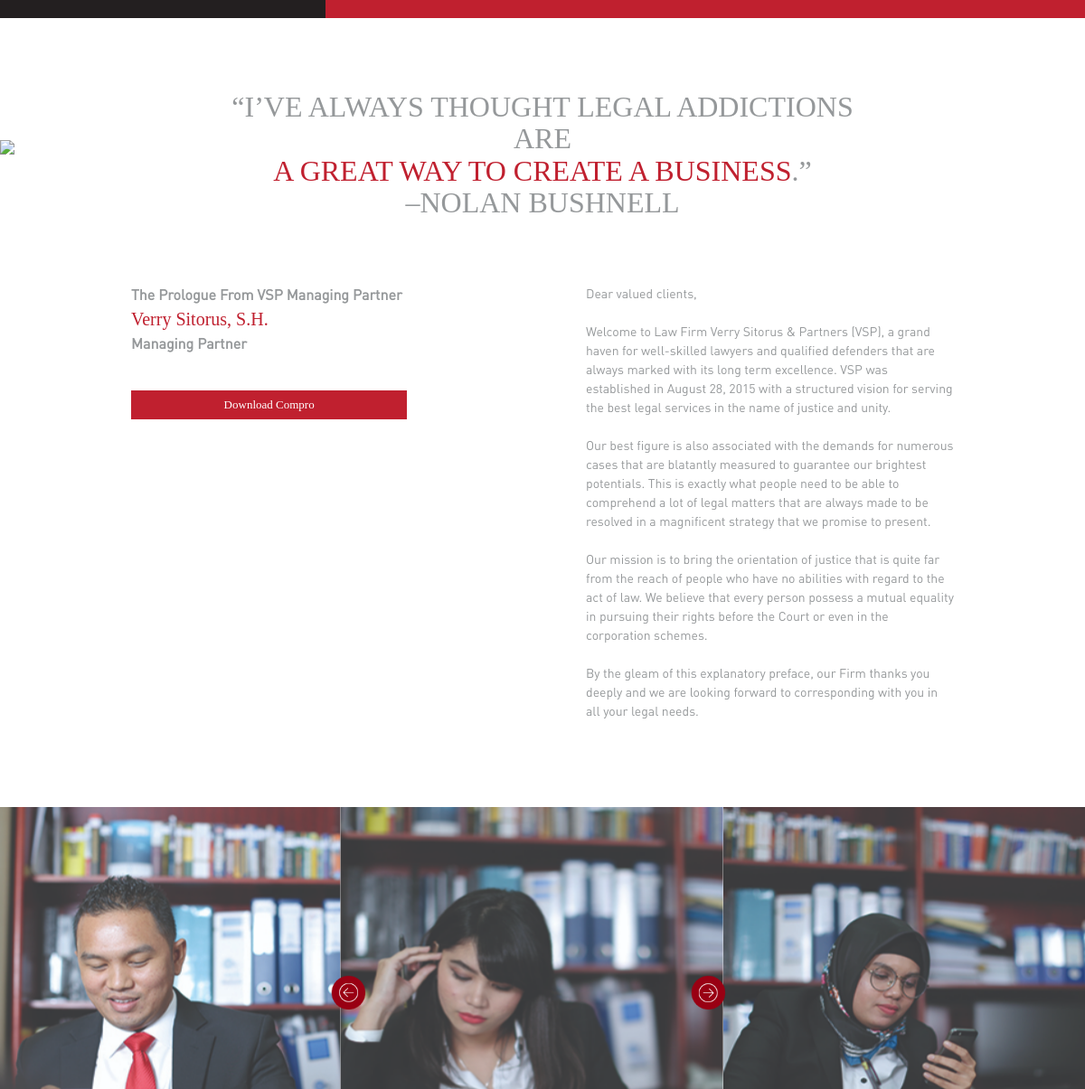
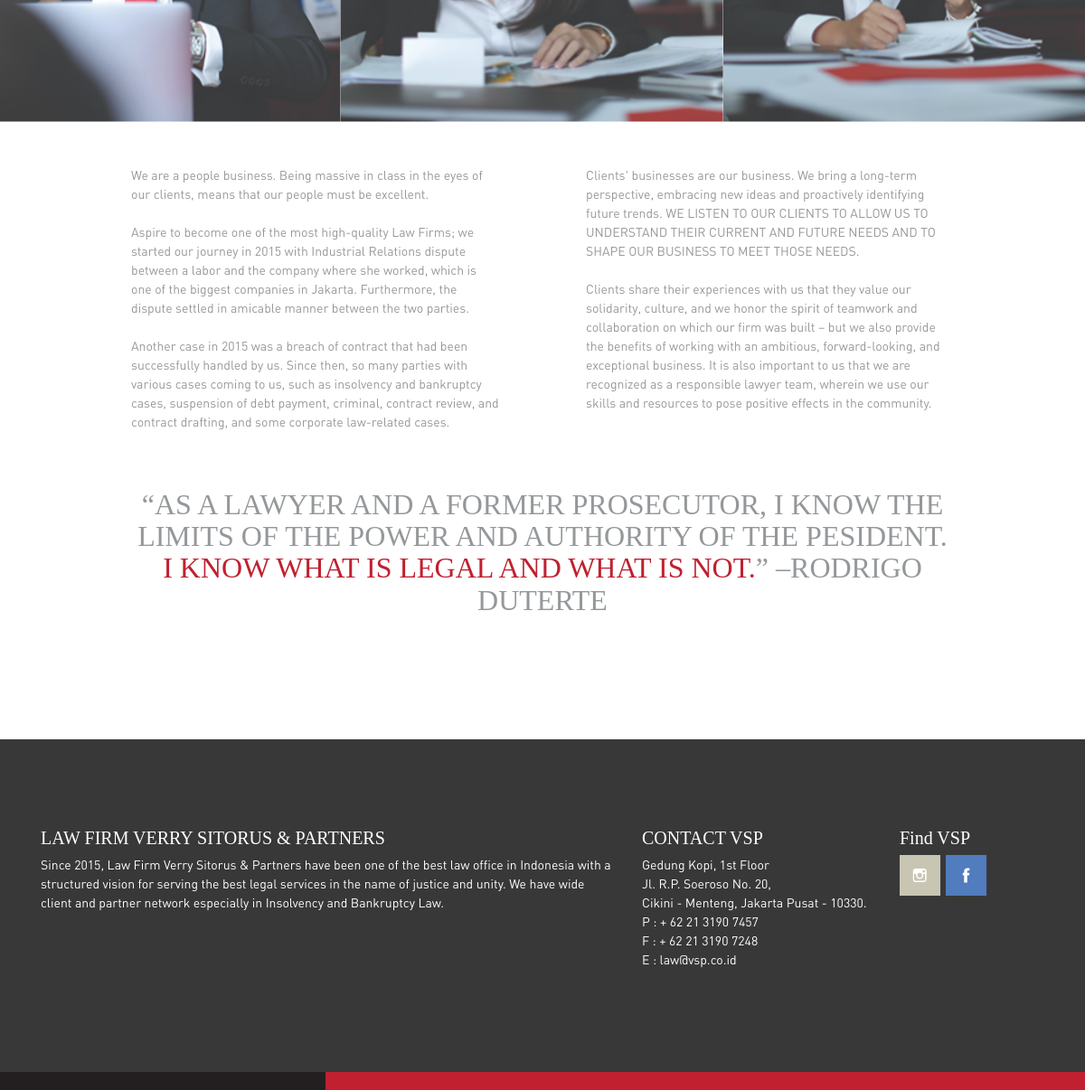
The page /aboutus.php on the database its author committed (2 pictures, top to bottom).
### tables this page shows
CREATE TABLE `teks` (
  `id` varchar(11) NOT NULL,
  `teks` mediumtext NOT NULL,
  `lokasi` varchar(20) NOT NULL
);

### aboutus.php (the view, shortened to what this page needs)
<?php
include ("config.php");
$about = "select * from teks where id like 'about%'";
$result_about = mysqli_query($db, $about);
$about = array();
while ($row = mysqli_fetch_assoc($result_about))
    $about[] = $row;
?>
<!DOCTYPE html>
<html>
    <head>
        <link rel="stylesheet" href="assets/css/bootstrap.min.css">
        <link rel="stylesheet" href="assets/css/style.css">
      </head>
      <body>
          <table class="accent-color">
              <tr>
                  <td class="black"></td>
                  <td class="red"></td>
              </tr>
          </table>
          <nav class="navbar navbar-expand-lg navbar-light navbar-vsp my-4">
              <div class="container">
                  <a class="navbar-brand" href="index.php">
                  </a>
                <div class="collapse navbar-collapse" id="navbarSupportedContent">
                  <ul class="navbar-nav ml-auto">
                      <li class="nav-item border border-top-0 border-bottom-0 border-right-0">
                        <a class="nav-link" href="index.php">HOME <span class="sr-only">(current)</span></a>
                      </li>
                      <li class="nav-item border border-top-0 border-bottom-0 border-right-0 active">
                        <a class="nav-link" href="aboutus.php">ABOUT VSP</a>
                      </li>
                      <li class="nav-item border border-top-0 border-bottom-0 border-right-0">
                        <a class="nav-link" href="expertise.php">EXPERTISE</a>
                      </li>
                      <li class="nav-item border border-top-0 border-bottom-0 border-right-0">
                        <a class="nav-link" href="client.php">CLIENT</a>
                      </li>
                      <li class="nav-item border border-top-0 border-bottom-0 border-right-0">
                        <a class="nav-link" href="lawyers.php">LAWYERS</a>
                      </li>
                      <li class="nav-item border border-top-0 border-bottom-0">
                        <a class="nav-link" href="contact.php">CONTACT</a>
                      </li>
                  </ul>
                </div>
            </div>
          </nav>
          <div class="container-fluid">
              <div class="row">
                <div class="col-lg-12" style="padding:0">
                </div>
              </div>
          </div>
          <div class="container">
            <div class="row">
                <div class="col-lg-12">
                    <div class="section">
                        <div class="row pb-3">
                            <div class="col-lg-10 mx-auto">
                                <div class="text-center">
                                    <h2>
                                        <?php echo $about[0]['teks']; ?>
                                    </h2>
                                </div>
                            </div>
                        </div>
                        <div class="row mt-5">
                            <div class="col-lg-6 pr-5">
                                <p class="din">
                                    <b>
                                        The Prologue From VSP Managing Partner<br>
                                        <span class="red" style="font-size:20px;font-weight:normal;">Verry Sitorus, S.H.</span><br>
                                        Managing Partner
                                    </b>
                                    <br><br>
                                </p>
                                <a href="#" class="btn btn-vsp btn-vsp-extended w-75" style="outline:none;border:0">Download Compro</a>
                            </div>
                            <div class="col-lg-6 pl-5">
                                <p class="text-small">
                                    <?php echo $about[1]['teks']; ?>
                              </p>
                            </div>
                        </div>
                    </div>
                </div>
            </div>
          </div>
            <div id="jssor_1" style="position:relative;margin:0 auto;top:0;left:0;width:1020px;height:380px;overflow:hidden;visibility:hidden;">
                <div data-u="slides" style="cursor:default;position:relative;top:0px;left:0px;width:1020px;height:380px;overflow:hidden;">
                    <div>
                        <img data-u="image" src="assets/img/a.jpg"/>
                    </div>
                    <div>
                        <img data-u="image" src="assets/img/B.jpg"/>
                    </div>
                    <div>
                        <img data-u="image" src="assets/img/E.jpg"/>
                    </div>
                </div>
                <div data-u="arrowleft" class="jssora051" style="width:65px;height:65px;top:0px;left:325px;" data-autocenter="2" data-scale="0.75" data-scale-left="0.75">
                    <svg viewbox="0 0 16000 16000" style="position:absolute;top:0;left:0;width:100%;height:100%;">
                      <img src="assets/img/prev.png" alt="prev" style="width:50%;height:50%;">
                        <polyline class="a" points="11040,1920 4960,8000 11040,14080 "></polyline>
                    </svg>
                </div>
                <div data-u="arrowright" class="jssora051" style="width:65px;height:65px;top:0px;right:320px;" data-autocenter="2" data-scale="0.75" data-scale-right="0.75">
                    <svg viewbox="0 0 16000 16000" style="position:absolute;top:0;left:0;width:100%;height:100%;">
                      <img src="assets/img/next.png" alt="prev" style="width:50%;height:50%;">
                        <polyline class="a" points="4960,1920 11040,8000 4960,14080 "></polyline>
                    </svg>
                </div>
            </div>
            <div class="container pt-5">
              <div class="row">
                  <div class="col-lg-12">
                      <div class="section mt-0 pt-0">
                          <div class="row">
                              <div class="col-lg-6 pr-5">
                                  <p class="text-small">
                                      <?php echo $about[2]['teks']; ?>
                                </p>
                              </div>
                              <div class="col-lg-6 pl-5">
                                  <p class="text-small">
                                      <?php echo $about[3]['teks']; ?>
                                  </p>
                              </div>
                          </div>
                          <div class="row mt-5">
                              <div class="col-lg-12">
                                  <div class="text-center">
                                      <h2>
                                          <?php echo $about[4]['teks']; ?>
                                      </h2>
                                  </div>
                              </div>
                          </div>
                      </div>
                  </div>
              </div>
            </div>
            <footer class="mt-5">
                <div class="container">
                    <div class="row py-5">
                        <div class="col-sm-7">
                            <h5>LAW FIRM VERRY SITORUS &amp; PARTNERS</h5>
                            <p>
                                Since 2015, Law Firm Verry Sitorus & Partners have been one of the best law office in Indonesia with a structured vision for serving the best legal services in the name of justice and unity. We have wide client and partner network especially in Insolvency and Bankruptcy Law.
                            </p>
                        </div>
                        <div class="col-sm-3">
                            <h5>CONTACT VSP</h5>
                            <p>
                                Gedung Kopi, 1st Floor <br>
Jl. R.P. Soeroso No. 20,<br>
Cikini - Menteng, Jakarta Pusat - 10330.<br>
P : + 62 21 3190 7457<br>
F : + 62 21 3190 7248<br>
E : law@vsp.co.id <br>
                            </p>
                        </div>
                        <div class="col-sm-2">
                            <h5>Find VSP</h5>
                            <a href="https://www.instagram.com/lawfirmverrysitorus/">
                                <img src="assets/img/ig.png" alt="instagram-logo">
                            </a>
                            <a href="https://www.facebook.com/vsplawfirm/">
                                <img src="assets/img/fb.png" alt="facebook-logo">
                            </a>
                        </div>
                    </div>
                </div>
            </footer>
            <table class="accent-color">
                <tr>
                    <td class="black"></td>
                    <td class="red"></td>
                </tr>
            </table>
        </body>
    </html>

### assets/css/style.css (style rules this page uses)
body { margin: 0; padding: 0; color: #95989A; font-smooth: always; -webkit-font-smoothing: antialiased; -moz-osx-font-smoothing: grayscale; }
h1, h2, h3, h4, h5, .nav-link { font-family: Klavika-Regular; }
h6, p { font-family: DIN-Regular; }
.btn { font-family: Klavika-Bold; font-size: 12px; }
.accent-color { width: 100%; height: 20px; border-collapse: collapse; }
.accent-color td { margin: 0; padding: 0; }
.accent-color td.black { width: 30%; background-color: #231F20; }
.accent-color td.red { width: 70%; background-color: #C0202F; }
.navbar { background: #fff; }
.navbar.navbar-vsp a { color: #95989A; font-size: 13px; margin: 0 7px; }
li.nav-item.active a { color: #C0202F!important; font-weight: bold; }
.red { color: #C0202F; font-family: Klavika-Bold; }
.din { font-family: DIN-Regular; }
.btn-vsp { border: 1px solid #95989A; color: #95989A; background: none; border-radius: 0; font-size: 13px; outline: 0; }
footer { background-color: #383838; color: #fff; padding: 50px 0; }
footer p { font-size: 14px; }
.section { background-color: #fff; margin-top: -150px; padding: 80px 100px; }
.text-small { font-size: 14px; }
.btn-vsp-extended { background-color: #C0202F; color: #fff; }

### aboutus.php (style rules this page uses)
.jssora051 { display:block;position:absolute;cursor:pointer; }

### rows shown on the page
teks: teks "“I’VE ALWAYS THOUGHT LEGAL ADDICTIONS ARE A GREAT WAY TO CREATE A BUSINESS .” –NOLAN BUSHNELL"
teks: teks "Dear valued clients, Welcome to Law Firm Verry Sitorus & Partners (VSP), a grand haven for well-skilled lawyers and qualified defenders that are always marked with its long term excellence. VSP was established in August 28, 2015 with a structured vision for serving the best legal services in the name of justice and unity. Our best figure is also associated with the demands for numerous cases that are blatantly measured to guarantee our brightest potentials. This is exactly what people need to be able to comprehend a lot of legal matters that are always made to be resolved in a magnificent strategy that we promise to present. Our mission is to bring the orientation of justice that is quite…"
teks: teks "We are a people business. Being massive in class in the eyes of our clients, means that our people must be excellent. Aspire to become one of the most high-quality Law Firms; we started our journey in 2015 with Industrial Relations dispute between a labor and the company where she worked, which is one of the biggest companies in Jakarta. Furthermore, the dispute settled in amicable manner between the two parties. Another case in 2015 was a breach of contract that had been successfully handled by us. Since then, so many parties with various cases coming to us, such as insolvency and bankruptcy cases, suspension of debt payment, criminal, contract review, and contract drafting, and some…"
teks: teks "Clients' businesses are our business. We bring a long-term perspective, embracing new ideas and proactively identifying future trends. WE LISTEN TO OUR CLIENTS TO ALLOW US TO UNDERSTAND THEIR CURRENT AND FUTURE NEEDS AND TO SHAPE OUR BUSINESS TO MEET THOSE NEEDS. Clients share their experiences with us that they value our solidarity, culture, and we honor the spirit of teamwork and collaboration on which our firm was built – but we also provide the benefits of working with an ambitious, forward-looking, and exceptional business. It is also important to us that we are recognized as a responsible lawyer team, wherein we use our skills and resources to pose positive effects in the community."
teks: teks "“AS A LAWYER AND A FORMER PROSECUTOR, I KNOW THE LIMITS OF THE POWER AND AUTHORITY OF THE PESIDENT. I KNOW WHAT IS LEGAL AND WHAT IS NOT. ” –RODRIGO DUTERTE"
